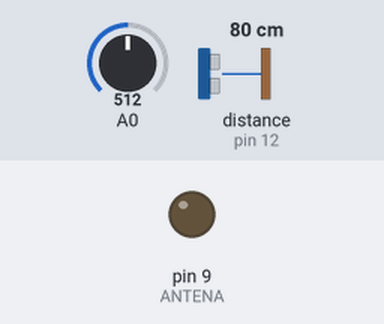
Bench run of a sketch on a simulated Arduino Uno, built with avr-gcc and run on an emulated ATmega328P. On the bench: output pins drawn as LEDs (lit = HIGH). The test bench sets the inputs (shaded band); at power-on: distance to the obstacle (sensor on pin 12) 80 cm, A0 = 512. The echo pulse lasts 58.3 µs per cm; random numbers use the default seed unless the sketch sets one; what the sketch prints to the serial monitor is not drawn.

Above: at 0.5 s.
1.3 s: distance to the obstacle (sensor on pin 12) set to 2 cm
4.8 s: distance to the obstacle (sensor on pin 12) set to 18 cm
8.8 s: distance to the obstacle (sensor on pin 12) set to 60 cm
Timing chart, 0 to 18.3 s (numbered marks = the images above; inputs shaded):
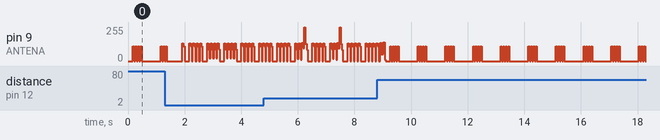

The sketch:

RobotOptic.ino
```cpp
// (licence header left out)
int avant; // Contador de les vegades que hem enviat el tipus de moviment
int enrera; // Indica si hem anat endarrera
int contador; // Revisar per eliminar, no es fa servir
long numAleatori;

// Sensor de llum ambiental
int sensorValue;
int sensorLow=1023;
int sensorHigh=0;
int tmpSensorValue;

const int valorBlanc = 400;

// Control xip RX2
//W1
#define ENDCODE         4
#define FORWARD        10
#define FORWARD_TURBO  16
#define TURBO          22
// Els 2 seguents els he intercambiat pq crec que estan malament
#define FORWARD_RIGHT  28
#define FORWARD_LEFT   34

#define BACKWARD       40
#define BACKWARD_RIGHT 46
#define BACKWARD_LEFT  52
// Tambe canviats
#define RIGHT           58
#define LEFT          64

//PIN de sortida i connectat a l'antena de la joguina
#define ANTENA     9
// Per tal que funcioni s'ha de cridar la funció moviment (int tipus_moviment) dient quin moviment fem i despres cridar-la amb ENDCODE

// Sensor UltraSonic de distancia
#include <NewPing.h>
// Definim on esta connectat i destància màxima
#define TRIGGER_PIN  13
#define ECHO_PIN     12
#define MAX_DISTANCE 400

// Inicialització de la funció
NewPing sonar(TRIGGER_PIN, ECHO_PIN, MAX_DISTANCE);
float cmMsec; //Variable on guardarem el resultat de sonar()

// Funció moviment
void moviment (int tipus_moviment){
   for(int i=0; i<=3; i++) // Inici de la comunicació 4 W2 pulses 1KHz 75% duty cycle
 {
   digitalWrite(ANTENA, HIGH);
   delayMicroseconds(1500);

   digitalWrite(ANTENA, LOW);
   delayMicroseconds(500);
 }
 for(int i=0; i<=tipus_moviment; i++) // Fa el moviment que diem amb n W1 pulses 500Mhz 50% duty cycle
 {
   digitalWrite(ANTENA, HIGH);
   delayMicroseconds(500);

   digitalWrite(ANTENA, LOW);
   delayMicroseconds(500);
 }
}

void setup() {
  // put your setup code here, to run once:
  Serial.begin(115200);
  pinMode(ANTENA, OUTPUT);
  randomSeed(analogRead(1));
}

void loop() {
  // put your main code here, to run repeatedly:
  // Inicialitzem variables a cada loop
  contador=0;
  enrera=0;
  avant=0;
  cmMsec=0;

  delay(74);
  //Llegim valor del sensor de llum
  sensorValue = analogRead(A0);
  // Print del Valor per port serie
  Serial.println(sensorValue);
  // Obtenim la distancia
  cmMsec = sonar.ping_cm();
  delay(50);
  Serial.print("Fora Bucle, CM: ");
  Serial.println(cmMsec);
  /* Serial.print("Llum: ");
  Serial.print(sensorValue);
  Serial.print(", CM: ");
  Serial.println(cmMsec);*/
  if (cmMsec==0 or cmMsec>150){
    // Si val 0 es perque o esta fora de rang + de 4Mts o el sensor no llegeix bé
    // Alguns sensors HC-SR04 fallen i s'arreglar amb una resistencia de 10k http://therandomlab.blogspot.com.es/2015/05/repair-and-solve-faulty-hc-sr04.html
    moviment(FORWARD);
    moviment(ENDCODE);
  }
  while (cmMsec>38 and avant<4){
    moviment(FORWARD);
    moviment(ENDCODE);
    cmMsec = sonar.ping_cm();
    Serial.print("Endavant, CM: ");
    Serial.println(cmMsec);
    delay(50);
    avant++;
  }
  if (avant!=0){
    delay(500); // Donem temps a que es freni el cotxe
  }
  else{
    avant=0;
  }
  numAleatori=random(1,101); // Així farem que no sempre giri igual.

  while (cmMsec<58 and cmMsec>0 and avant <4){
    if (numAleatori>50){
      moviment(BACKWARD_RIGHT);
      moviment(ENDCODE);
    }
    else{
      moviment(BACKWARD_LEFT);
      moviment(ENDCODE);
    }

    cmMsec = sonar.ping_cm();
    Serial.print("Endarrera dreta, CM: ");
    Serial.println(cmMsec);
    delay(50);
    enrera=1;
    avant++;
   }
   avant=0;
   if (enrera==1){
    while (cmMsec>38 and cmMsec>0 and avant<2){
      if (numAleatori>50){
        moviment(FORWARD_RIGHT);
        moviment(ENDCODE);
      }
      else{
        moviment(FORWARD_LEFT);
        moviment(ENDCODE);
      }

      cmMsec = sonar.ping_cm();
      Serial.print("Endavant Dreta, CM: ");
      Serial.println(cmMsec);
      delay(50);
      avant++;
    }
   }
   enrera=0;

  //Estructura de seguiment linia
  /*if (sensorValue > valorBlanc){
    // Cotxe endavant
    Serial.println("Endavant");
  }
  else{
    //Mirem si es a la dreta o l'esquerra
    tmpSensorValue = sensorValue;
    //Girem dreta
    Serial.println("Dreta");
    //Nova Lectura valor del sensor
    sensorValue = analogRead(A0);
    if (tmpSensorValue < sensorValue){
      //Moviment OK
      Serial.println("OK");
    }
    else{
      //Hem de tornar 2 a l'esquerra
      Serial.println("Tornem");
      Serial.println("Esquerra");
    }
  }*/

}
```
